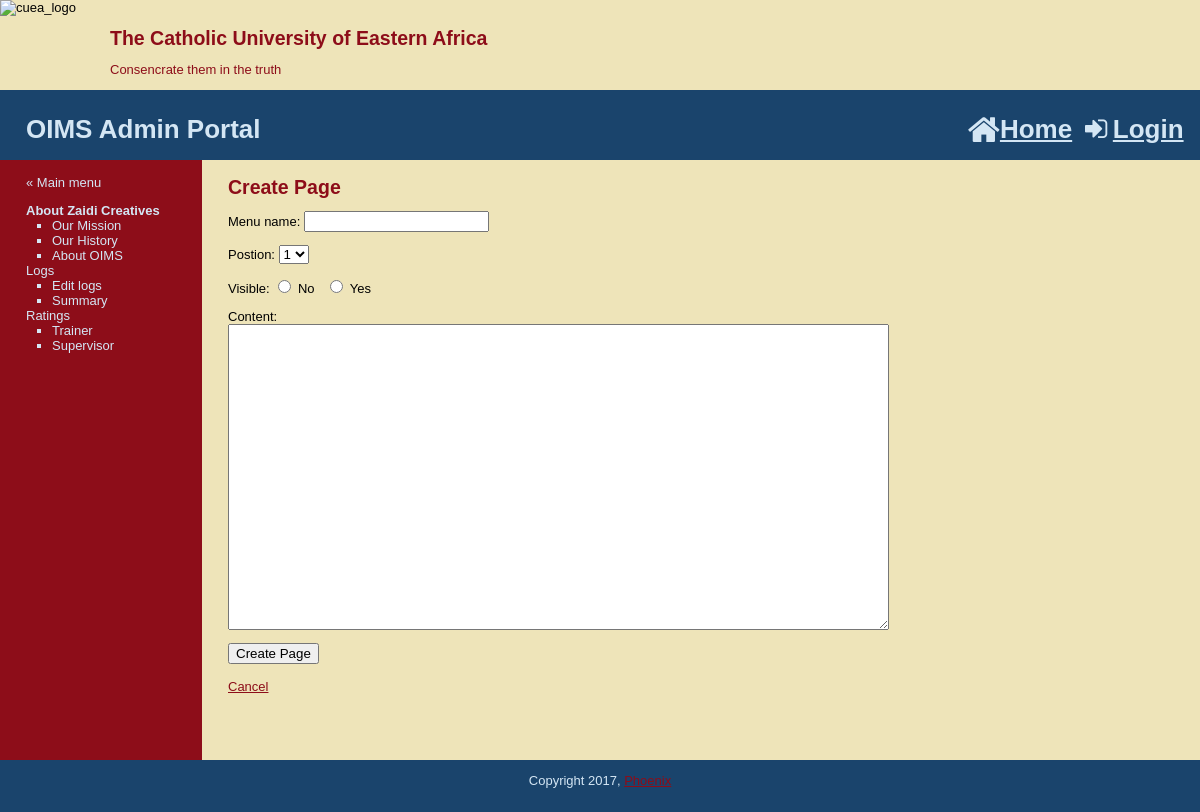
/new_page.php?subject=1, run on the app's committed database.
### tables this page shows
CREATE TABLE IF NOT EXISTS `subjects` (
  `id` int(11) NOT NULL AUTO_INCREMENT,
  `menu_name` varchar(30) NOT NULL,
  `position` int(3) NOT NULL,
  `visible` tinyint(1) NOT NULL,
  PRIMARY KEY (`id`)
);

CREATE TABLE IF NOT EXISTS `pages` (
  `id` int(11) NOT NULL AUTO_INCREMENT,
  `subject_id` int(11) NOT NULL,
  `menu_name` varchar(30) NOT NULL,
  `position` int(3) NOT NULL,
  `visible` tinyint(1) NOT NULL,
  `content` text,
  PRIMARY KEY (`id`),
  KEY `subject_id` (`subject_id`)
);

### public/new_page.php (the view, shortened to what this page needs)
<?php require_once("../includes/db_connection.php"); ?>
<?php require_once("../includes/functions.php"); ?>
<?php find_selected_page(); ?>
<?php include("../includes/layouts/header.php"); ?>
<div id="main">
	<div id="navigation">
		<br />
		<a href="admin.php">&laquo; Main menu</a><br />
		<?php echo navigation($current_subject, $current_page); ?>
	</div>
	<div id="page">
		<h2>Create Page</h2>
		<form action="new_page.php?subject=<?php echo urlencode($current_subject["id"]); ?>" method = "POST">
			<p>Menu name:
				<input type="text" name="menu_name" value="" />
			</p>
			<p>Postion:
				<select name="position">
				<?php
					$page_set = find_pages_for_subject($current_subject["id"], false);
					$page_count = mysqli_num_rows($page_set);
					for($count=1; $count <= ($page_count + 1); $count++) {
						echo "<option value=\"{$count}\">{$count}</option>";
					}
				?>
				</select>
			</p>
			<p>Visible:
				<input type="radio" name="visible" value="0" /> No
				&nbsp;
				<input type="radio" name="visible" value="1" /> Yes
			</p>
			<p>Content:<br />
				<textarea name="content" rows="20" cols="80"></textarea>
			</p>
			<input type="submit" name="submit" value="Create Page" />
		</form>
		<br />
		<a href="manage_content.php?subject=<?php echo urlencode($current_subject["id"]); ?>">Cancel</a>
	</div>
</div>
<?php include("../includes/layouts/footer.php"); ?>

### includes/functions.php (shortened to what this page needs)
<?php
	function find_all_subjects($public=true) {
		global $connection;
		$query = "SELECT * ";
		$query .= "FROM subjects ";
		$query .= "ORDER BY position ASC";
		$subject_set = mysqli_query($connection, $query);
		return $subject_set;
	}
	function find_pages_for_subject($subject_id, $public=true) {
		global $connection;
		$safe_subject_id = mysqli_real_escape_string($connection, $subject_id);
		$query = "SELECT * ";
		$query .= "FROM pages ";
		$query .= "WHERE subject_id = {$safe_subject_id} ";
		$query .= "ORDER BY position ASC";
		$page_set = mysqli_query($connection, $query);
		return $page_set;
	}
	function find_subject_by_id($subject_id, $public=true) {
		global $connection;
		$safe_subject_id = mysqli_real_escape_string($connection, $subject_id);
		$query = "SELECT * ";
		$query .= "FROM subjects ";
		$query .= "WHERE id = {$safe_subject_id} ";
		$query .= "LIMIT 1";
		$subject_set = mysqli_query($connection, $query);
		if($subject = mysqli_fetch_assoc($subject_set)) {
			return $subject;
		} else {
			return null;
		}
	}
	function find_selected_page($public=false) {
		if (isset($_GET["subject"])) {
			$current_subject = find_subject_by_id($_GET["subject"], $public);
			if ($current_subject && $public) {
				$current_page = find_default_page_for_subject($current_subject["id"]);
			} else {
				$current_page = null;
			}
		} else if (isset($_GET["page"])) {
			$current_subject = null;
			$current_page = find_page_by_id($_GET["page"], $public);
		} else {
			$current_subject = null;
			$current_page = null;
		}
	}
	function navigation($subject_array, $page_array) {
		$output = "<ul class=\"subjects\">";
		$subject_set = find_all_subjects(false);
		while($subject = mysqli_fetch_assoc($subject_set)) {
			$output .= "<li";
			if ($subject_array && $subject["id"] == $subject_array["id"]) {
			$output .= " class=\"selected\"";
			}
			$output .= ">";
			$output .= "<a href=\"manage_content.php?subject=";
			$output .= urlencode($subject["id"]);
			$output .= "\">";
			$output .= htmlentities($subject["menu_name"]);
			$output .= "</a>";
			$page_set = find_pages_for_subject($subject["id"], false);
			$output .= "<ul class=\"pages\">";
			while($page = mysqli_fetch_assoc($page_set)) {
				$output .= "<li";
				$output .= ">";
				$output .= "<a href=\"manage_content.php?page=";
				$output .= urlencode($page["id"]);
				$output .= "\">";
				$output .= htmlentities($page["menu_name"]);
				$output .= "</a></li>";
			}
			$output .= "</ul></li>";
		}
		$output .= "</ul>";
		return $output;
	}
?>

### public/stylesheets/public.css (style rules this page uses)
html { height: 100%; width: 100%; }
body { width: 100%; height: 100%; margin: 0; padding: 0; border: 0; font-family: Verdana, Arial, Helvetica, sans-serif; font-size: 13px; line-height: 15px; background: #EEE4B9; }
a { color: #8D0D19; }
#main { height: 600px; width: 100%; margin: 0; padding: 0; background: #EEE4B9; }
#navigation { float: left; width: 150px; height: 100%; margin: 0; padding: 0 2em; color: #D4E6F4; background: #8D0D19; }
#navigation a { color: #D4E6F4; text-decoration: none; }
ul.subjects { margin: 1em 0; padding-left: 0; list-style: none; }
ul.pages { padding-left: 2em; list-style: square; font-weight: normal; }
.selected { font-weight: bold; }
#page { float: left; height: 100%; padding-left: 2em; vertical-align: top; background: #EEE4B9; }
#page h2 { color: #8D0D19; margin-top: 1em; }

### data on the page
subjects: value "About Zaidi Creatives"
pages: value "Our Mission"
pages: value "Our History"
pages: value "About OIMS"
subjects: value "Logs"
pages: value "Edit logs"
pages: value "Summary"
subjects: value "Ratings"
pages: value "Trainer"
pages: value "Supervisor"

### other printed values
form field position "1"
